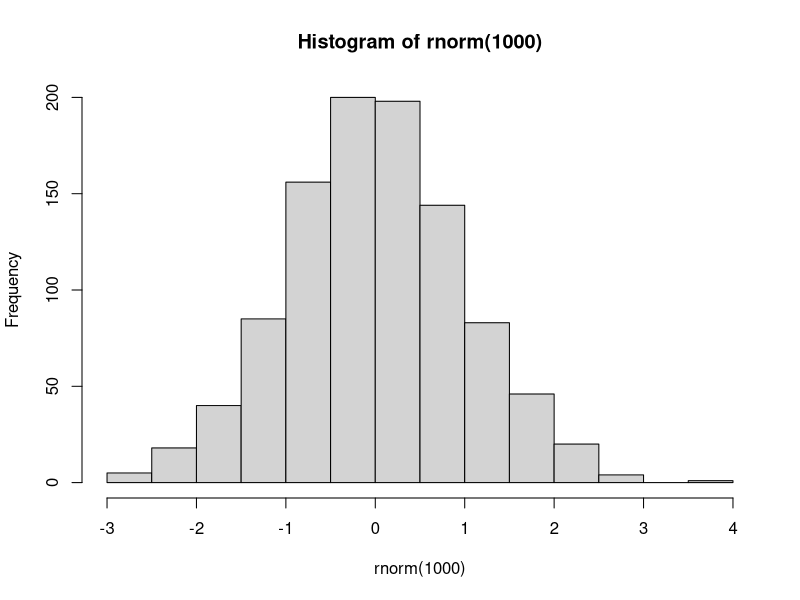
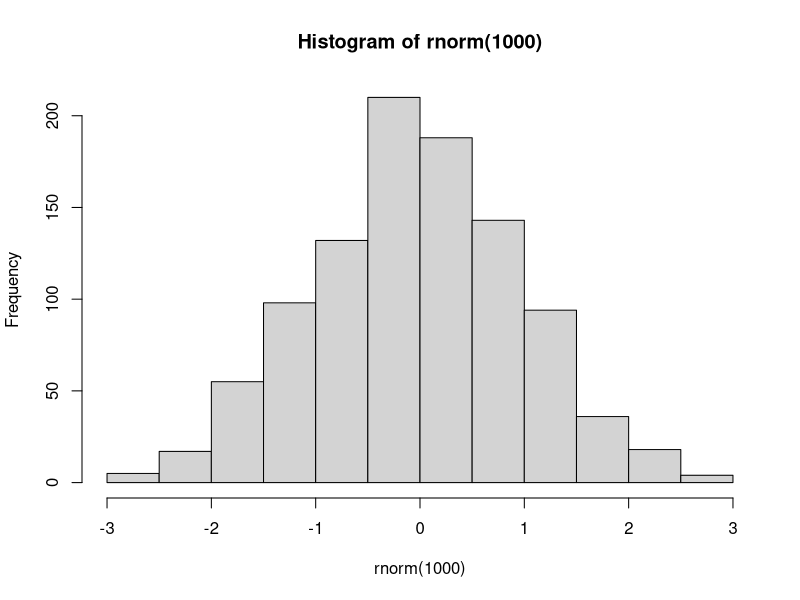
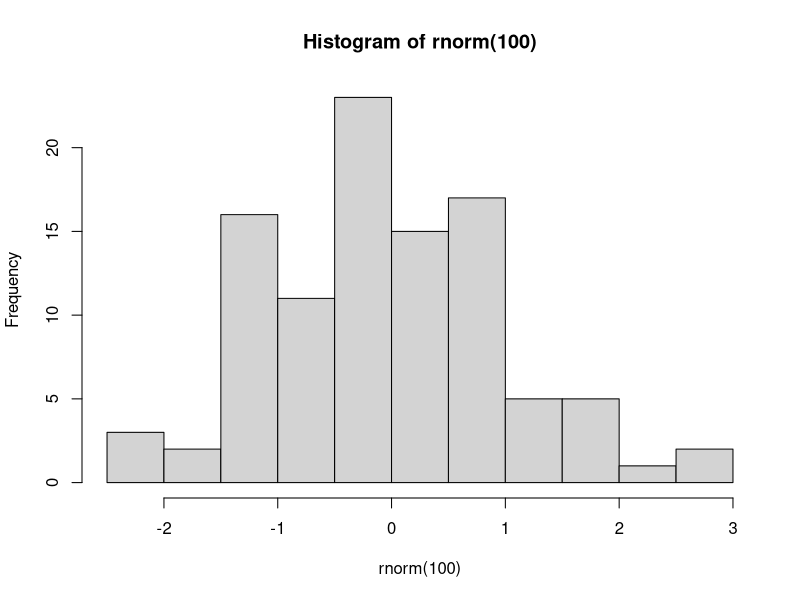

Recreate these plots in R, in order.
params <-
list(isSlides = "no")

## ----setup, include=FALSE-----------------------------------------------------
suppressPackageStartupMessages(require(knitr))
knitr::opts_chunk$set(echo = TRUE, tidy = T)


## ---- results='asis',include=TRUE,echo=FALSE----------------------------------
if(params$isSlides != "yes"){
  cat("# Reproducible Research

---
"    
  )
  
}



## ----setwd_introtoR,eval=F----------------------------------------------------
## setwd("/PathToMyDownload/Reproducible_R-master/r_course")
## # e.g. setwd("~/Downloads/Reproducible_R-master/r_course")


## ---- results='asis',include=TRUE,echo=FALSE----------------------------------
if(params$isSlides == "yes"){
  cat("class: inverse, center, middle

# Creating Documents from R Scripts

<html><div style='float:left'></div><hr color='#EB811B' size=1px width=720px></html> 

---
"    
  )
}else{
  cat("# Creating Documents from R Scripts

---
"    
  )
  
}



## ----eval=F,echo=TRUE---------------------------------------------------------
## library(rmarkdown)
## render("scripts/script.r")


## ----eval=F,echo=TRUE---------------------------------------------------------
## render("scripts/script.r", output_format="html_document")


## ----eval=F,echo=TRUE,tidy=FALSE----------------------------------------------
## render("scripts/script.r", output_format="html_document",
##        output_file="myRenderedDoc.html",output_dir="scripts")


## ---- results='asis',include=TRUE,echo=FALSE----------------------------------
if(params$isSlides == "yes"){
  cat("class: inverse, center, middle

# Comments

<html><div style='float:left'></div><hr color='#EB811B' size=1px width=720px></html> 

---
"    
  )
}else{
  cat("# Comments

---
"    
  )
  
}



## ----eval=F-------------------------------------------------------------------
## # Generate some random numbers
## myRandNumbers <- rnorm(100,10,2)


## ----eval=F-------------------------------------------------------------------
## #' this would be placed as code
## # Generate some random numbers
## myRandNumbers <- rnorm(100,10,2)


## ----eval=F-------------------------------------------------------------------
## 
## #' ---
## #' title: "BRC making notes example"
## #' author: "Tom Carroll"
## #' date: "Reproducible R"
## #' ---
## #' this would be placed as text in html
## # Generate some random numbers (This is a comment with code)
## myRandNumbers <- rnorm(100,10,2)


## ----eval=F-------------------------------------------------------------------
## 
## #' Some comments for text.
## #+ fig.width=3, fig.height=3
## myRandNumbers <- rnorm(100, 10, 2)
## hist(myRandNumbers)


## ---- results='asis',include=TRUE,echo=FALSE----------------------------------
if(params$isSlides == "yes"){
  cat("class: inverse, center, middle

# Markdown

<html><div style='float:left'></div><hr color='#EB811B' size=1px width=720px></html> 

---
"    
  )
}else{
  cat("# Markdown

---
"    
  )
  
}



## ---- results='asis',include=TRUE,echo=FALSE----------------------------------
if(params$isSlides == "yes"){
  cat("class: inverse, center, middle

# Markdown Syntax

<html><div style='float:left'></div><hr color='#EB811B' size=1px width=720px></html> 

---
"    
  )
}else{
  cat("# Markdown Syntax

---
"    
  )
  
}



## ----results='asis',eval=F----------------------------------------------------
## Italics = _Italics_ or *Italics*
## Bold  =  __Bold__ or **Bold**


## ---- results='asis',include=TRUE,echo=FALSE----------------------------------
if(params$isSlides == "yes"){
  cat("class: inverse, center, middle

# rMarkdown

<html><div style='float:left'></div><hr color='#EB811B' size=1px width=720px></html> 

---
"    
  )
}else{
  cat("# rMarkdown

---
"    
  )
  
}



## ----fig.width=5,fig.height=2-------------------------------------------------
hist(rnorm(1000))


## ----eval=F-------------------------------------------------------------------
## hist(rnorm(1000))


## ----fig.width=5,fig.height=2,echo=FALSE--------------------------------------
hist(rnorm(1000))


## ----tidy=T,fig.width=5,fig.height=2------------------------------------------
        hist( 
rnorm(100  )
)


## ---- collapse=T--------------------------------------------------------------
temp <- rnorm(10)
temp


## ---- eval=F------------------------------------------------------------------
## temp <- rnorm(3)
## temp2 <- rnorm(3)
## dfExample <- data.frame(temp,temp2)
## kable(dfExample,format="markdown")


## -----------------------------------------------------------------------------
temp <- rnorm(3)
temp2 <- rnorm(3)
dfExample <- data.frame(temp,temp2)
kable(dfExample,format="markdown")

